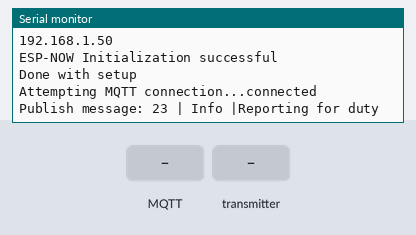
A sketch run on a simulated ESP8266 (NodeMCU). Shown: the last lines printed to the serial monitor. The test bench sets the inputs (shaded band). WiFi joins after 1.5 s; servers stay silent unless stated; network time is answered at once with the bench clock; the local clock reads 2024-03-15 10:24:30 at power-on unless the sketch sets it; random numbers use the default seed unless the sketch sets one; no MQTT or app messages arrive unless stated.

Above: at 3.8 s.
3.9 s: MQTT message "1" arrives on the first subscribed topic
At 4.7 s:
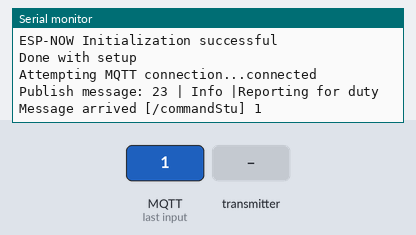
5.4 s: the transmitter starts sending latitude = 0
At 5.77 s:
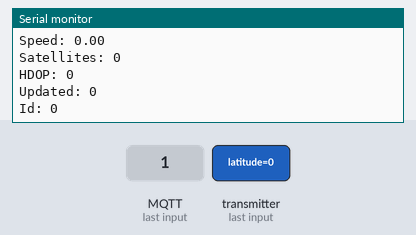

Measured:
- after the input at 3.9 s, the serial monitor: prints a new line at once (image 1)
- after the input at 5.4 s, the serial monitor: prints a new line at once (image 2)

The sketch:

receiver.ino
```cpp
//receive information from the sender. It is the station
#include <ESP8266WiFi.h>
#include <espnow.h>


#include <ESP8266WiFi.h>
#include <PubSubClient.h>
#include <NTPClient.h>
#include <WiFiUdp.h>

// Update these with values suitable for your network.
const char* ssid = "PIXEL CONNECT";
const char* password = "Pixel@frica2023.";
const char* mqtt_server = "broker.emqx.io";

WiFiClient espClient;
PubSubClient client(espClient);
unsigned long lastMsg = 0;
#define MSG_BUFFER_SIZE  (100)
#define LOG_CHANNEL "/logs/1"
#define SUDENT_REPORT "/students_report/1"
#define COMMAND_CHANNEL "/commandStu"

char msg[MSG_BUFFER_SIZE];

// Define NTP Client to get time
int utcOffsetInSeconds =0;
WiFiUDP ntpUDP;
NTPClient timeClient(ntpUDP, "pool.ntp.org", utcOffsetInSeconds);


void setup_wifi() {

  delay(10);
  // We start by connecting to a WiFi network
  Serial.println();
  Serial.print("Connecting to ");
  Serial.println(ssid);

  WiFi.mode(WIFI_AP_STA);
  WiFi.begin(ssid, password);

  while (WiFi.status() != WL_CONNECTED) {
    delay(500);
    Serial.print(".");
  }


  Serial.println("");
  Serial.println("WiFi connected");
  Serial.println("IP address: ");
  Serial.println(WiFi.localIP());
}


void callback(char* topic, byte* payload, unsigned int length) {
  Serial.print("Message arrived [");
  Serial.print(topic);
  Serial.print("] ");
  for (int i = 0; i < length; i++) {
    Serial.print((char)payload[i]);
  }
  Serial.println();

  // Switch on the LED if an 1 was received as first character
  if ((char)payload[0] == '1') {
    digitalWrite(BUILTIN_LED, LOW);   // Turn the LED on (Note that LOW is the voltage level
    // but actually the LED is on; this is because
    // it is active low on the ESP-01)
  } else {
    digitalWrite(BUILTIN_LED, HIGH);  // Turn the LED off by making the voltage HIGH
  }

   client.publish(LOG_CHANNEL, "Connected");
  delay(1000);

}

void reconnect() {
  // Loop until we're reconnected
  while (!client.connected()) {
    Serial.print("Attempting MQTT connection...");
    // Create a random client ID
    String clientId = "ESP8266Client-";
    clientId += String(random(0xffff), HEX);
    // Attempt to connect
    if (client.connect(clientId.c_str())) {
      Serial.println("connected");
      // Once connected, publish an announcement...
      client.publish(LOG_CHANNEL, "Connected");
      // ... and resubscribe
        client.subscribe(COMMAND_CHANNEL);
    } else {
      Serial.print("failed, rc=");
      Serial.print(client.state());
      Serial.println(" try again in 5 seconds");
      // Wait 5 seconds before retrying
      delay(5000);
    }
  }
}


// Structure to hold GPS data
typedef struct {
  float latitude;
  float longitude;
  float altitude;
  float speed;
  int satellites;
  int hdop;
  int updated;
  int id;
} struct_message;

struct_message gpsData;

// Callback when data is received
void OnDataRecv(uint8_t *mac_addr, uint8_t *incomingData, uint8_t len) {
  memcpy(&gpsData, incomingData, sizeof(gpsData));


 unsigned long time=timeClient.getEpochTime();


  String data=String(gpsData.id)+"|" +String (gpsData.latitude)+ "|"+String(gpsData.longitude)+"|"+String(gpsData.updated)+"|"+String(time);
  data.toCharArray(msg, data.length()+1);
  client.publish(SUDENT_REPORT, msg);

  // Print received GPS data to Serial Monitor
  Serial.print("Latitude: ");
  Serial.println(gpsData.latitude, 6);
  Serial.print("Longitude: ");
  Serial.println(gpsData.longitude, 6);
  Serial.print("Altitude: ");
  Serial.println(gpsData.altitude);
  Serial.print("Speed: ");
  Serial.println(gpsData.speed);
  Serial.print("Satellites: ");
  Serial.println(gpsData.satellites);
  Serial.print("HDOP: ");
  Serial.println(gpsData.hdop);
  Serial.print("Updated: ");
  Serial.println(gpsData.updated);
  Serial.print("Id: ");
  Serial.println(gpsData.id);
  Serial.println();

}

void setup() {
  // Start Serial Monitor
  Serial.begin(9600);
  delay(100);
  Serial.println("Setup started");
WiFi.mode(WIFI_AP_STA);
  setup_wifi();
  timeClient.begin();
  timeClient.update();


  client.setServer(mqtt_server, 1883);

  client.setCallback(callback);

  // // reconnect();
  // WiFi.mode(WIFI_AP_STA);


  // WiFi.begin(ssid, password);
  // while (WiFi.status() != WL_CONNECTED) {
  //   delay(1000);
  //   Serial.println("Setting as a Wi-Fi Station..");
  // }
  // Serial.print("Station IP Address: ");
  // Serial.println(WiFi.localIP());
  // Serial.print("Wi-Fi Channel: ");
  // Serial.println(WiFi.channel());
  // Init ESP-NOW
  if (esp_now_init() != 0) {
    Serial.println("Error initializing ESP-NOW");
    return;

  }
  else{
     Serial.println("ESP-NOW Initialization successful");
  }


  // Set up receive callback
  // esp_now_set_self_role(ESP_NOW_ROLE_SLAVE);
   esp_now_register_recv_cb(esp_now_recv_cb_t(OnDataRecv));
  // esp_now_register_recv_cb(OnDataRecv);
  delay(1000);
  Serial.println("Done with setup");
}


void loop() {
  // Main loop does nothing as all work is done in the callback function
   if (!client.connected()) {
    reconnect();
    snprintf (msg, MSG_BUFFER_SIZE, "%ld | Info |Reporting for duty", 23);
    Serial.print("Publish message: ");
    Serial.println(msg);
    client.publish(LOG_CHANNEL, msg);
  }
  client.loop();


}
```
